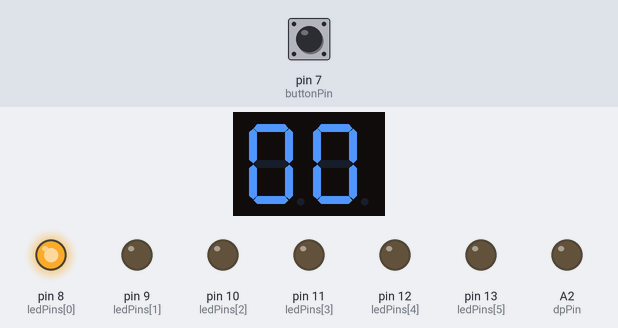
Bench run of a sketch on a simulated Arduino Uno, built with avr-gcc and run on an emulated ATmega328P. Shown: 2-digit seven-segment display, output pins drawn as LEDs (lit = HIGH). Wiring (inferred from the names in the program): 2-digit 7-segment display, segments lit when HIGH: segments pin 2, pin 3, pin 4, pin 5, pin 6, A0, A1; digit selects A3, A4. The inputs (shaded band) are chosen by the test bench; at power-on: pin 7 (buttonPin) HIGH. The segment pins are drawn as the display they are named for; pins used as bus, display or sensor lines are not drawn.

Above: at 0.27 s.
At 4.25 s:
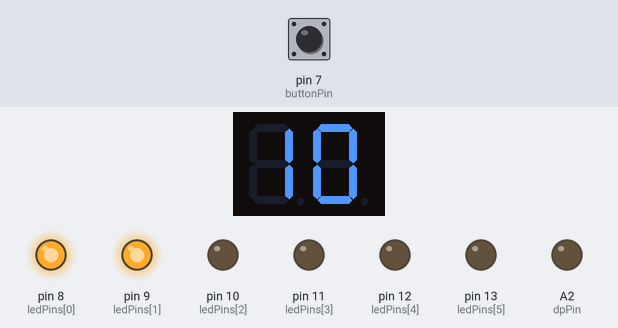
At 9.25 s:
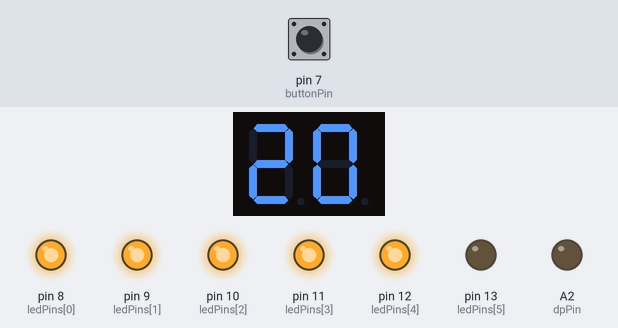
At 20.25 s:
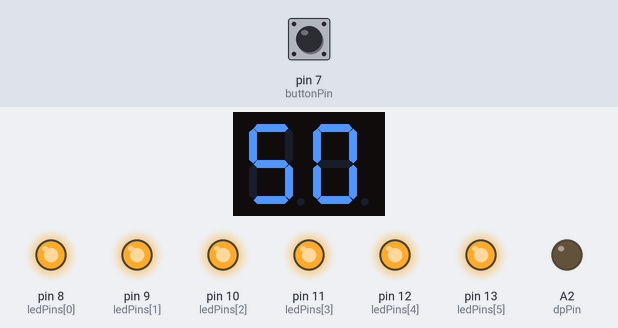
At 29.75 s:
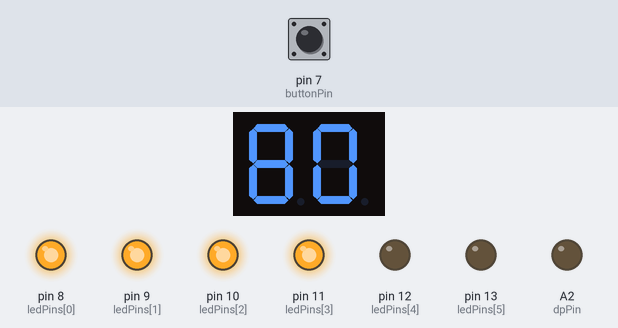
At 39.75 s:
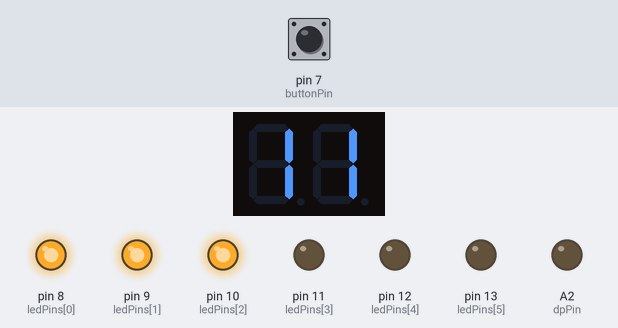
Timing chart, 0 to 40.0 s (numbered marks = the images above):
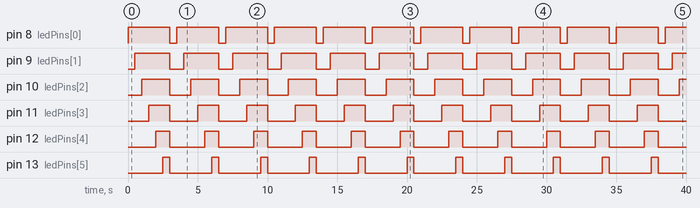

Measured:
- by itself, pin 8 (ledPins[0]): alternates HIGH for 3.0 s and LOW for 0.50 s
- by itself, pin 9 (ledPins[1]): alternates HIGH for 2.5 s and LOW for 1.0 s
- by itself, pin 10 (ledPins[2]): alternates HIGH for 2.0 s and LOW for 1.5 s
- by itself, pin 11 (ledPins[3]): alternates HIGH for 1.5 s and LOW for 2.0 s
- by itself, pin 12 (ledPins[4]): alternates HIGH for 1.0 s and LOW for 2.5 s
- by itself, pin 13 (ledPins[5]): alternates HIGH for 0.50 s and LOW for 3.0 s

The sketch:

PE_ES_LAB-digital_hourglass.ino
```cpp
// Define LED pins (hourglass effect)
const int ledPins[] = {8, 9, 10, 11, 12, 13};  // Array of LED pins (6 LEDs)

// Define 7-segment display pins (a-g, dp)
const int segmentPins[] = {2, 3, 4, 5, 6, A0, A1};  // Pins for segments a-g
const int dpPin = A2;  // Pin for decimal point

// Define the control pins for the two digits (common cathode for each 7-segment digit)
const int digitPins[] = {A3, A4};  // Control pins for the tens and ones digits

const int buttonPin = 7;  // Pin for reset button
const long interval = 500;  // 2 seconds per LED in milliseconds

unsigned long previousMillis = 0;
int currentLedIndex = 0;  // Index for the currently active LED
int hourCount = 0;  // Count for hours (00 to 23)
bool buttonPressed = false;  // Flag to track button state
bool resetState = false;  // Flag to indicate reset state
bool allOffState = false;  // Flag to indicate if all LEDs should be off before restarting

// Array of digit patterns for 7-segment display (common cathode)
const byte digitPatterns[10] = {
  0b00111111,  // 0
  0b00000110,  // 1
  0b01011011,  // 2
  0b01001111,  // 3
  0b01100110,  // 4
  0b01101101,  // 5
  0b01111101,  // 6
  0b00000111,  // 7
  0b01111111,  // 8
  0b01101111   // 9
};

void setup() {
  // Initialize the LED pins as outputs
  for (int i = 0; i < 6; i++) {
    pinMode(ledPins[i], OUTPUT);
    digitalWrite(ledPins[i], LOW);  // Ensure all LEDs are off initially
  }

  // Initialize the segment pins as outputs
  for (int i = 0; i < 7; i++) {
    pinMode(segmentPins[i], OUTPUT);
  }
  pinMode(dpPin, OUTPUT);
  digitalWrite(dpPin, LOW);  // Ensure decimal point is off

  // Initialize the digit control pins as outputs
  pinMode(digitPins[0], OUTPUT);
  pinMode(digitPins[1], OUTPUT);

  // Initialize the button pin as input with internal pullup resistor
  pinMode(buttonPin, INPUT_PULLUP);

  // Turn on the first LED to start the hourglass (pin 8)
  digitalWrite(ledPins[currentLedIndex], HIGH);

  // Initialize the display to 00
  displayNumber(hourCount);
}

void loop() {
  // Get the current time in milliseconds
  unsigned long currentMillis = millis();

  // Check if the interval has passed and we're not in reset or all-off state
  if (currentMillis - previousMillis >= interval && !resetState && !allOffState) {
    // Save the current time for the next interval
    previousMillis = currentMillis;

    // Move to the next LED in sequence
    currentLedIndex++;

    // If all LEDs have been lit, move to all-off state
    if (currentLedIndex >= 6) {
      allOffState = true;
      // Turn off all LEDs before restarting
      for (int i = 0; i < 6; i++) {
        digitalWrite(ledPins[i], LOW);
      }

      // Increment hour count and display on 7-segment
      hourCount++;
      if (hourCount >= 24) {
        hourCount = 0;  // Reset to 00 after 23
      }
      displayNumber(hourCount);

      // Reset the timer to control the delay before restarting
      previousMillis = currentMillis;
    } else {
      // Turn on the current LED (and all previous LEDs remain on)
      digitalWrite(ledPins[currentLedIndex], HIGH);
    }
  }

  // Handle the all-off state before restarting the sequence
  if (allOffState && currentMillis - previousMillis >= interval) {
    // Exit the all-off state and restart the sequence
    allOffState = false;
    currentLedIndex = 0;  // Reset to the first LED
    digitalWrite(ledPins[currentLedIndex], HIGH);  // Turn on pin 8

    // Reset the timer to continue normal timing
    previousMillis = currentMillis;
  }

  // Check if the reset button is pressed (LOW state due to pullup resistor)
  if (digitalRead(buttonPin) == LOW && !buttonPressed) {
    // Button debounce - wait a few milliseconds to avoid multiple resets
    delay(50);

    // If the button is still pressed, reset the hourglass
    if (digitalRead(buttonPin) == LOW) {
      buttonPressed = true;  // Mark the button as pressed

      // Turn off all LEDs
      for (int i = 0; i < 6; i++) {
        digitalWrite(ledPins[i], LOW);
      }

      // Reset the current LED index and hour count
      currentLedIndex = 0;
      hourCount = 0;

      // Reset the display to 00
      displayNumber(hourCount);

      // Mark the system in reset state
      resetState = true;

      // Reset the timer to start counting for the delay
      previousMillis = currentMillis;
    }
  }

  // Detect when the button is released (HIGH state)
  if (digitalRead(buttonPin) == HIGH && buttonPressed) {
    buttonPressed = false;  // Reset button press state
  }

  // After the reset, wait for the interval before turning on pin 8
  if (resetState && (currentMillis - previousMillis >= interval)) {
    // Turn on pin 8 (index 0) after the delay
    digitalWrite(ledPins[currentLedIndex], HIGH);

    // Exit reset state and resume normal operation
    resetState = false;

    // Reset the timer to continue normal timing
    previousMillis = currentMillis;
  }

  // Multiplex the display between tens and ones digits
  multiplexDisplay();
}

// Function to display a two-digit number on the dual 7-segment display
void displayNumber(int number) {
  int tens = number / 10;  // Extract tens digit
  int ones = number % 10;  // Extract ones digit

  // Update the displayed digits
  displayDigit(tens, 0);  // Display tens digit on the first display
  displayDigit(ones, 1);  // Display ones digit on the second display
}

// Function to display a single digit (0-9) on one 7-segment display
void displayDigit(int digit, int position) {
  byte pattern = digitPatterns[digit];  // Select the correct digit pattern

  // Turn off both digits
  digitalWrite(digitPins[0], LOW);
  digitalWrite(digitPins[1], LOW);

  // Assign the segments based on the pattern for the given digit
  for (int i = 0; i < 7; i++) {
    digitalWrite(segmentPins[i], bitRead(pattern, i));
  }

  // Turn on the correct digit (select which 7-segment display to light up)
  digitalWrite(digitPins[position], HIGH);
}

// Function to rapidly alternate between tens and ones digits (multiplexing)
void multiplexDisplay() {
  static unsigned long lastUpdate = 0;
  unsigned long now = millis();

  if (now - lastUpdate >= 5) {  // Update every 5 milliseconds
    lastUpdate = now;

    // Alternate between displaying the tens and ones digits
    static bool showTens = true;
    if (showTens) {
      displayDigit(hourCount / 10, 0);  // Show tens digit
    } else {
      displayDigit(hourCount % 10, 1);  // Show ones digit
    }
    showTens = !showTens;  // Toggle between tens and ones
  }
}
```
